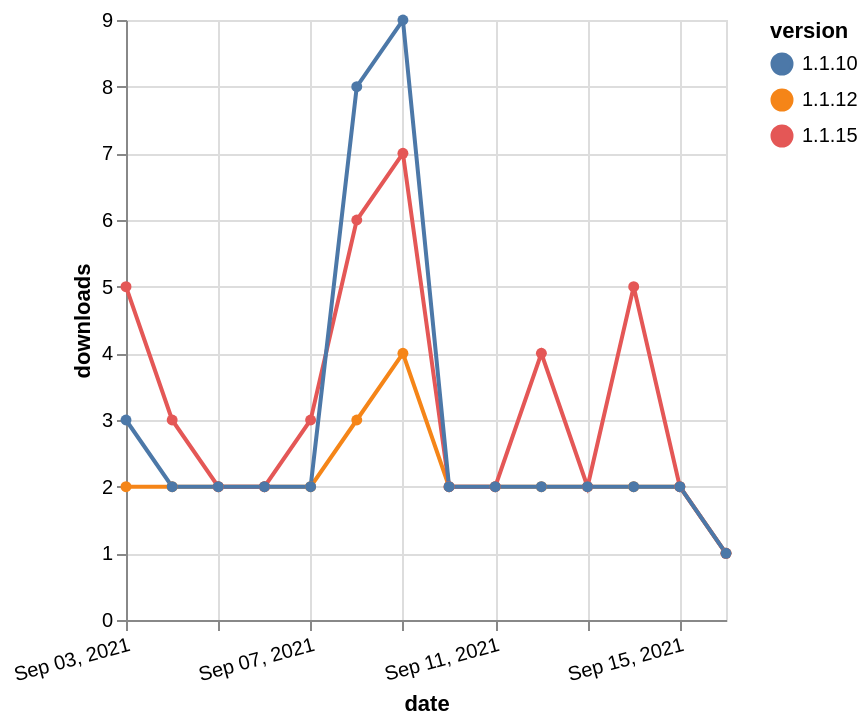

Express this chart as Vega-Lite.
### Vega-Lite specification from a JSON file in a GitHub repository (floating-point values rounded to 4 significant figures)
{"$schema": "https://vega.github.io/schema/vega-lite/v5.json", "description": "A simple bar chart with embedded data.", "data": {"values": [{"date": "2021-09-03", "total": 1659, "delta": 2, "version": "1.1.12"}, {"date": "2021-09-04", "total": 1661, "delta": 2, "version": "1.1.12"}, {"date": "2021-09-05", "total": 1663, "delta": 2, "version": "1.1.12"}, {"date": "2021-09-06", "total": 1665, "delta": 2, "version": "1.1.12"}, {"date": "2021-09-07", "total": 1667, "delta": 2, "version": "1.1.12"}, {"date": "2021-09-08", "total": 1670, "delta": 3, "version": "1.1.12"}, {"date": "2021-09-09", "total": 1674, "delta": 4, "version": "1.1.12"}, {"date": "2021-09-10", "total": 1676, "delta": 2, "version": "1.1.12"}, {"date": "2021-09-11", "total": 1678, "delta": 2, "version": "1.1.12"}, {"date": "2021-09-12", "total": 1680, "delta": 2, "version": "1.1.12"}, {"date": "2021-09-13", "total": 1682, "delta": 2, "version": "1.1.12"}, {"date": "2021-09-14", "total": 1684, "delta": 2, "version": "1.1.12"}, {"date": "2021-09-15", "total": 1686, "delta": 2, "version": "1.1.12"}, {"date": "2021-09-16", "total": 1687, "delta": 1, "version": "1.1.12"}, {"date": "2021-09-03", "total": 3055, "delta": 5, "version": "1.1.15"}, {"date": "2021-09-04", "total": 3058, "delta": 3, "version": "1.1.15"}, {"date": "2021-09-05", "total": 3060, "delta": 2, "version": "1.1.15"}, {"date": "2021-09-06", "total": 3062, "delta": 2, "version": "1.1.15"}, {"date": "2021-09-07", "total": 3065, "delta": 3, "version": "1.1.15"}, {"date": "2021-09-08", "total": 3071, "delta": 6, "version": "1.1.15"}, {"date": "2021-09-09", "total": 3078, "delta": 7, "version": "1.1.15"}, {"date": "2021-09-10", "total": 3080, "delta": 2, "version": "1.1.15"}, {"date": "2021-09-11", "total": 3082, "delta": 2, "version": "1.1.15"}, {"date": "2021-09-12", "total": 3086, "delta": 4, "version": "1.1.15"}, {"date": "2021-09-13", "total": 3088, "delta": 2, "version": "1.1.15"}, {"date": "2021-09-14", "total": 3093, "delta": 5, "version": "1.1.15"}, {"date": "2021-09-15", "total": 3095, "delta": 2, "version": "1.1.15"}, {"date": "2021-09-16", "total": 3096, "delta": 1, "version": "1.1.15"}, {"date": "2021-09-03", "total": 4566, "delta": 3, "version": "1.1.10"}, {"date": "2021-09-04", "total": 4568, "delta": 2, "version": "1.1.10"}, {"date": "2021-09-05", "total": 4570, "delta": 2, "version": "1.1.10"}, {"date": "2021-09-06", "total": 4572, "delta": 2, "version": "1.1.10"}, {"date": "2021-09-07", "total": 4574, "delta": 2, "version": "1.1.10"}, {"date": "2021-09-08", "total": 4582, "delta": 8, "version": "1.1.10"}, {"date": "2021-09-09", "total": 4591, "delta": 9, "version": "1.1.10"}, {"date": "2021-09-10", "total": 4593, "delta": 2, "version": "1.1.10"}, {"date": "2021-09-11", "total": 4595, "delta": 2, "version": "1.1.10"}, {"date": "2021-09-12", "total": 4597, "delta": 2, "version": "1.1.10"}, {"date": "2021-09-13", "total": 4599, "delta": 2, "version": "1.1.10"}, {"date": "2021-09-14", "total": 4601, "delta": 2, "version": "1.1.10"}, {"date": "2021-09-15", "total": 4603, "delta": 2, "version": "1.1.10"}, {"date": "2021-09-16", "total": 4604, "delta": 1, "version": "1.1.10"}]}, "width": "container", "mark": {"type": "line", "point": {"filled": true}}, "encoding": {"x": {"field": "date", "type": "temporal", "timeUnit": "yearmonthdate", "title": "date", "axis": {"labelAngle": -15}}, "y": {"field": "delta", "type": "quantitative", "title": "downloads"}, "color": {"field": "version", "type": "nominal"}, "tooltip": {"field": "delta"}}}
